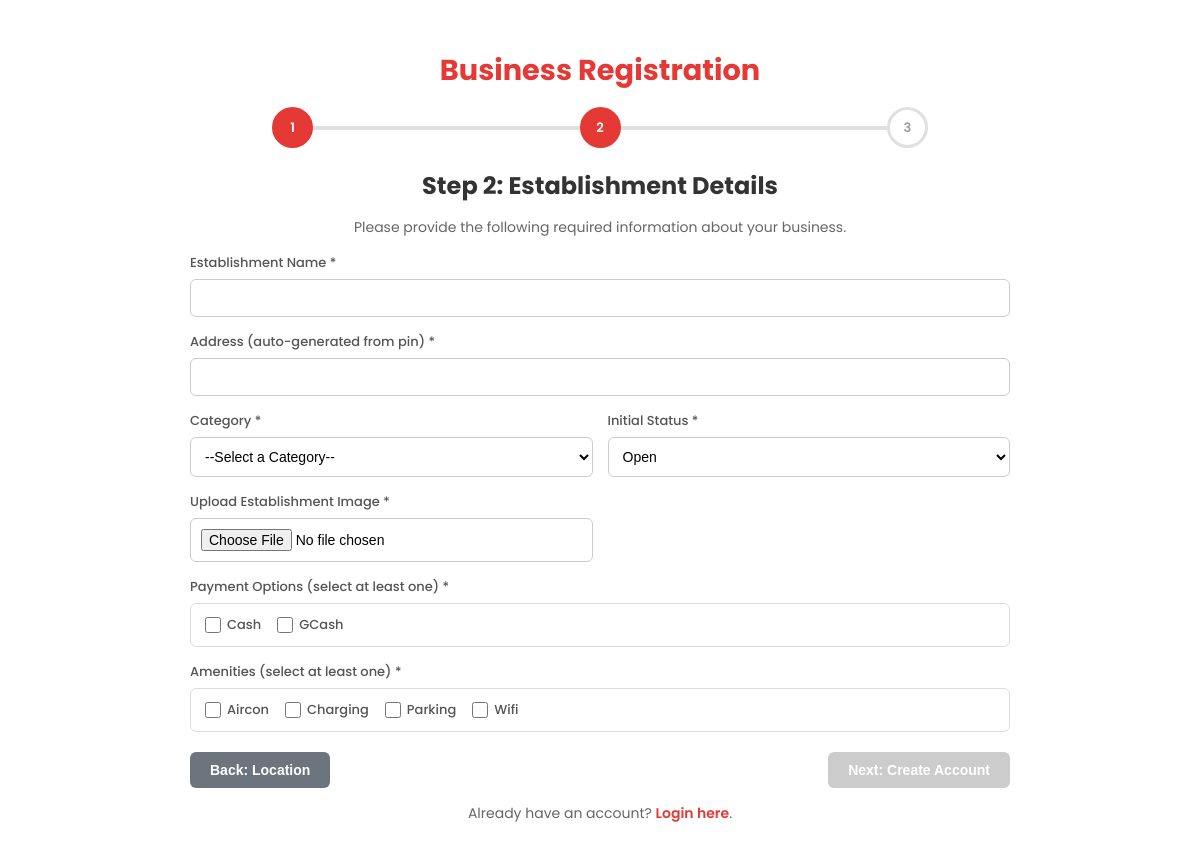
/owner/register/details/, run on the app's committed database.
### webapp/models.py (models this page shows, shortened)
class Amenity(models.Model):
    name = models.CharField(max_length=100, unique=True)

### webapp/views.py (the view)
# urls.py: path('owner/register/details/', views.owner_register_step2_details, name='owner_register_step2'),
def owner_register_step2_details(request):
    payment_methods = ["Cash", "GCash"]
    context = {
        "payment_methods": payment_methods,
        'categories': Category.objects.all().order_by('name'),
        'amenities': Amenity.objects.all().order_by('name')
    }
    return render(request, 'webapplication/register_step2_details.html', context)

### webapp/templates/webapplication/register_step2_details.html (shortened to what this page needs)
{% load static %}
<!DOCTYPE html>
<html lang="en">
<head>
    <link rel="stylesheet" href="{% static 'css/business_owner_registration.css' %}">
</head>
<body>
<div class="registration-container">
    <div class="registration-header">
        <h1>Business Registration</h1>
        <div class="progress-bar">
            <div class="progress-step active">1</div>
            <div class="progress-step active">2</div>
            <div class="progress-step">3</div>
        </div>
    </div>
    <div class="registration-content">
        <h2>Step 2: Establishment Details</h2>
        <p>Please provide the following required information about your business.</p>
        <form id="details-form" enctype="multipart/form-data">
            <div class="form-grid">
                <div class="form-group full-width">
                    <label for="name">Establishment Name *</label>
                    <input type="text" id="name" name="name" required>
                </div>
                <div class="form-group full-width">
                    <label for="address">Address (auto-generated from pin) *</label>
                    <input type="text" id="address" name="address" required readonly>
                </div>
                <div class="form-group">
                    <label for="category">Category *</label>
                    <select id="category" name="category" required>
                        <option value="">--Select a Category--</option>
                    </select>
                </div>
                <div class="form-group">
                    <label for="status">Initial Status *</label>
                    <select id="status" name="status" required>
                        <option value="Open">Open</option>
                    </select>
                </div>
                <div class="form-group">
                    <label for="establishment_image">Upload Establishment Image *</label>
                    <input type="file" id="establishment_image" name="establishment_image" accept="image/*" required>
                </div>
                <div class="form-group full-width">
                    <label>Payment Options (select at least one) *</label>
                    <div class="checkbox-group">
                        {% for method in payment_methods %}
                        <div class="checkbox-item">
                            <input type="checkbox" id="payment_{{ method|lower }}" name="payment_methods"
                                   value="{{ method }}">
                            <label for="payment_{{ method|lower }}">{{ method }}</label>
                        </div>
                        {% endfor %}
                    </div>
                </div>
                <div class="form-group full-width">
                    <label>Amenities (select at least one) *</label>
                    <div class="checkbox-group">
                        {% for amenity in amenities %}
                        <div class="checkbox-item">
                            <input type="checkbox" id="amenity_{{ amenity.id }}" name="amenities"
                                   value="{{ amenity.id }}">
                            <label for="amenity_{{ amenity.id }}">{{ amenity.name }}</label>
                        </div>
                        {% endfor %}
                    </div>
                </div>
            </div>
        </form>
        <div class="navigation-buttons">
            <button id="back-step-btn" class="btn-secondary" type="button">Back: Location</button>
            <button id="next-step-btn" class="btn-primary" type="button" disabled>Next: Create Account</button>
        </div>
        <p class="login-link">Already have an account? <a href="{% url 'owner_login' %}">Login here</a>.</p>
    </div>
</div>
</body>
</html>

### static/css/business_owner_registration.css (style rules this page uses)
body { font-family: 'Poppins', sans-serif; background-color: #fff; display: flex; justify-content: center; align-items: center; min-height: 100vh; margin: 0; padding: 10px; box-sizing: border-box; }
.registration-container { background-color: transparent; padding: 20px 40px; border-radius: 0; box-shadow: none; width: 100%; max-width: 900px; box-sizing: border-box; }
.registration-header { text-align: center; margin-bottom: 20px; }
.registration-header h1 { color: #e53935; margin-bottom: 15px; font-size: 1.8rem; }
.progress-bar { display: flex; justify-content: space-between; align-items: center; position: relative; width: 80%; margin: 0 auto; }
.progress-bar::before { content: ''; position: absolute; top: 50%; left: 0; transform: translateY(-50%); height: 4px; width: 100%; background-color: #e0e0e0; z-index: 1; }
.progress-step { background-color: #fff; border: 3px solid #e0e0e0; color: #9e9e9e; border-radius: 50%; height: 35px; width: 35px; display: flex; justify-content: center; align-items: center; font-weight: 600; font-size: 13px; z-index: 2; transition: all 0.4s ease; }
.progress-step.active { border-color: #e53935; background-color: #e53935; color: #fff; }
.registration-content { margin-top: 15px; }
.registration-content h2 { color: #333; margin-bottom: 8px; text-align: center; font-size: 1.5rem; }
.registration-content p { color: #666; text-align: center; margin-bottom: 15px; line-height: 1.5; font-size: 14px; }
.form-grid { display: grid; grid-template-columns: 1fr 1fr; gap: 15px; }
.form-group { display: flex; flex-direction: column; }
.form-group.full-width { grid-column: 1 / -1; }
.form-group label { margin-bottom: 6px; font-weight: 500; color: #555; font-size: 13px; }
.form-group input[type="text"], .form-group input[type="email"], .form-group input[type="password"], .form-group select, .form-group input[type="file"] { width: 100%; padding: 10px; border: 1px solid #ccc; border-radius: 6px; font-size: 14px; box-sizing: border-box; transition: border-color 0.3s; background-color: #fff; }
input[readonly] { background-color: #f0f0f0; cursor: not-allowed; }
.checkbox-group { display: flex; flex-wrap: wrap; gap: 12px; padding: 10px; border: 1px solid #ddd; border-radius: 6px; background-color: #fff; }
.checkbox-item { display: flex; align-items: center; }
.checkbox-item input[type="checkbox"] { margin-right: 6px; width: 16px; height: 16px; }
.checkbox-item label { font-size: 13px; margin: 0; }
.navigation-buttons { display: flex; justify-content: space-between; margin-top: 20px; }
.btn-secondary, .btn-primary { padding: 10px 20px; border: none; border-radius: 6px; font-size: 14px; font-weight: 600; cursor: pointer; transition: background-color 0.3s, transform 0.2s; }
.btn-secondary { background-color: #6c757d; color: white; }
.btn-primary { background-color: #e53935; color: white; }
.btn-primary:disabled { background-color: #ccc; cursor: not-allowed; transform: none; }
.login-link { text-align: center; margin-top: 15px; font-size: 13px; }
.login-link a { color: #e53935; text-decoration: none; font-weight: 600; }

### data on the page
Amenity: name "Aircon"
Amenity: name "Charging"
Amenity: name "Parking"
Amenity: name "Wifi"

### other printed values
{{ method }} "Cash" "GCash"
